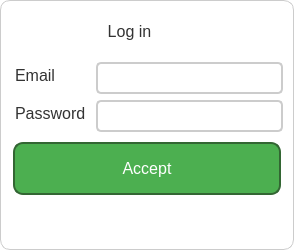
<?xml version="1.0" encoding="UTF-8"?>
<ui version="4.0">
 <class>Log_in</class>
 <widget class="QDialog" name="Log_in">
  <property name="geometry">
   <rect>
    <x>0</x>
    <y>0</y>
    <width>294</width>
    <height>250</height>
   </rect>
  </property>
  <property name="windowTitle">
   <string>Dialog</string>
  </property>
  <property name="styleSheet">
   <string notr="true">QDialog {
    background-color: #ffffff; /* Цвет фона окна */
    border: 1px solid #cccccc; /* Контур окна */
    border-radius: 10px; /* Скругленные углы окна */
}
QDialog#loginDialog QLabel#titleLabel {
    font-size: 24px; /* Размер шрифта для заголовка */
    color: #4CAF50; /* Зеленый цвет для заголовка */
    margin-bottom: 20px; /* Отступ снизу заголовка */
}</string>
  </property>
  <layout class="QVBoxLayout" name="verticalLayout_2">
   <item>
    <layout class="QVBoxLayout" name="verticalLayout">
     <item>
      <widget class="QLabel" name="label">
       <property name="minimumSize">
        <size>
         <width>237</width>
         <height>45</height>
        </size>
       </property>
       <property name="maximumSize">
        <size>
         <width>237</width>
         <height>16777215</height>
        </size>
       </property>
       <property name="layoutDirection">
        <enum>Qt::LeftToRight</enum>
       </property>
       <property name="styleSheet">
        <string notr="true">font-size: 16px; /* Размер шрифта */
    color: #333333; /* Цвет текста */
    margin-bottom: 5px; /* Отступ снизу */</string>
       </property>
       <property name="text">
        <string>Log in</string>
       </property>
       <property name="textFormat">
        <enum>Qt::AutoText</enum>
       </property>
       <property name="alignment">
        <set>Qt::AlignCenter</set>
       </property>
      </widget>
     </item>
     <item>
      <layout class="QFormLayout" name="formLayout">
       <item row="0" column="0">
        <widget class="QLabel" name="label_2">
         <property name="styleSheet">
          <string notr="true">font-size: 16px; /* Размер шрифта */
    color: #333333; /* Цвет текста */
    margin-bottom: 5px; /* Отступ снизу */</string>
         </property>
         <property name="text">
          <string>Email</string>
         </property>
        </widget>
       </item>
       <item row="0" column="1">
        <widget class="QLineEdit" name="Email_lineEdit">
         <property name="styleSheet">
          <string notr="true">QLineEdit {
    border: 2px solid #cccccc; /* Контур */
    border-radius: 5px; /* Скругленные углы */
    padding: 5px; /* Отступы вокруг текста */
    font-size: 14px; /* Размер шрифта */
}

QLineEdit:hover {
    border: 2px solid #4CAF50; /* Изменяем контур при наведении */
}</string>
         </property>
        </widget>
       </item>
       <item row="1" column="0">
        <widget class="QLabel" name="label_3">
         <property name="styleSheet">
          <string notr="true">font-size: 16px; /* Размер шрифта */
    color: #333333; /* Цвет текста */
    margin-bottom: 5px; /* Отступ снизу */</string>
         </property>
         <property name="text">
          <string>Password</string>
         </property>
        </widget>
       </item>
       <item row="1" column="1">
        <widget class="QLineEdit" name="Password_lineEdit">
         <property name="styleSheet">
          <string notr="true">QLineEdit {
    border: 2px solid #cccccc; /* Контур */
    border-radius: 5px; /* Скругленные углы */
    padding: 5px; /* Отступы вокруг текста */
    font-size: 14px; /* Размер шрифта */
}

QLineEdit:hover {
    border: 2px solid #4CAF50; /* Изменяем контур при наведении */
}</string>
         </property>
        </widget>
       </item>
      </layout>
     </item>
     <item>
      <widget class="QPushButton" name="pushButton">
       <property name="styleSheet">
        <string notr="true">QPushButton {
    background-color: #4CAF50;
    border: none;
    color: white;
    padding: 15px 32px;
    text-align: center;
    text-decoration: none;
    display: inline-block;
    font-size: 16px;
    margin: 4px 2px;
    cursor: pointer;
    border-radius: 10px; /* Задаем скругленные углы */
    box-shadow: 0px 4px 8px rgba(0, 0, 0, 0.2); /* Добавляем тень снизу */
}

QPushButton:hover {
    background-color: #45a049;
    box-shadow: 0px 6px 12px rgba(0, 0, 0, 0.3); /* Изменяем тень при наведении */
}

QPushButton:pressed {
    background-color: #39843a; /* Изменяем цвет при нажатии */
}

QPushButton:focus {
    outline: none; /* Убираем фокусовку по умолчанию */
}

QPushButton {
    border: 2px solid #336633; /* Добавляем контур */
}</string>
       </property>
       <property name="text">
        <string>Accept</string>
       </property>
      </widget>
     </item>
    </layout>
   </item>
   <item>
    <widget class="QLabel" name="Error">
     <property name="styleSheet">
      <string notr="true">font-size: 16px; /* Размер шрифта */
    color: #333333; /* Цвет текста */
    margin-bottom: 5px; /* Отступ снизу */</string>
     </property>
     <property name="text">
      <string/>
     </property>
    </widget>
   </item>
  </layout>
 </widget>
 <resources/>
 <connections/>
</ui>
